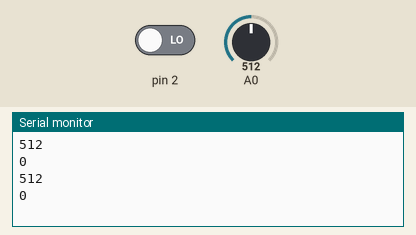
Recording of a sketch running on a simulated Arduino Uno, built with avr-gcc and run on an emulated ATmega328P. Parts: the last lines printed to the serial monitor. The test bench sets the inputs (shaded band); at power-on: A0 = 512, pin 2 LOW.

Above: at 1.8 s.
1.9 s: A0 set to 716
At 2.8 s:
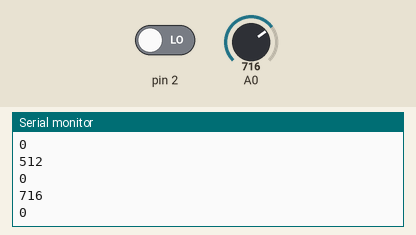
3.4 s: pin 2 driven HIGH
At 4.6 s:
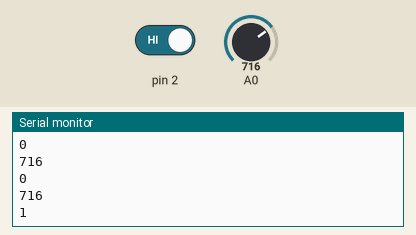
4.9 s: A0 set to 900
At 5.3 s:
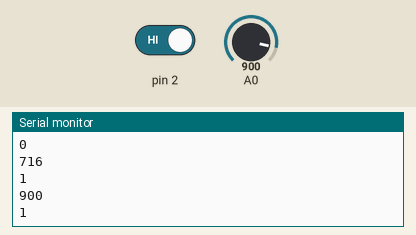
Timing chart, 0 to 7.9 s (numbered marks = the images above; inputs shaded):
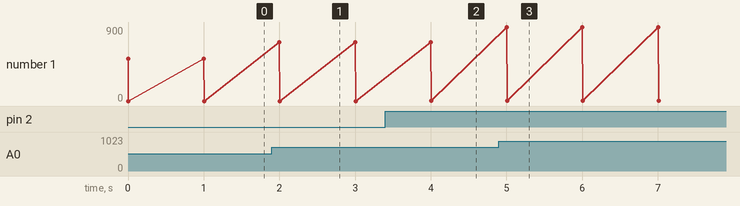

The sketch:

gasxnon.ino
```cpp
int sensorValue;
int digitalValue;
void setup()
{

Serial.begin(9600);
pinMode( 2, INPUT);
}


void loop()

{

sensorValue = analogRead(0);

digitalValue = digitalRead(2);
Serial.println(sensorValue, DEC);
Serial.println(digitalValue, DEC);
delay(1000);

}
```

Measured:
- after the input at 1.9 s, the serial monitor: prints a new line after 0.10 s (image 1)
- after the input at 3.4 s, the serial monitor: prints a new line after 0.61 s (image 2)
- after the input at 4.9 s, the serial monitor: prints a new line after 0.10 s (image 3)
- plotted number 1: 0 → 1 after the input at 3.4 s
